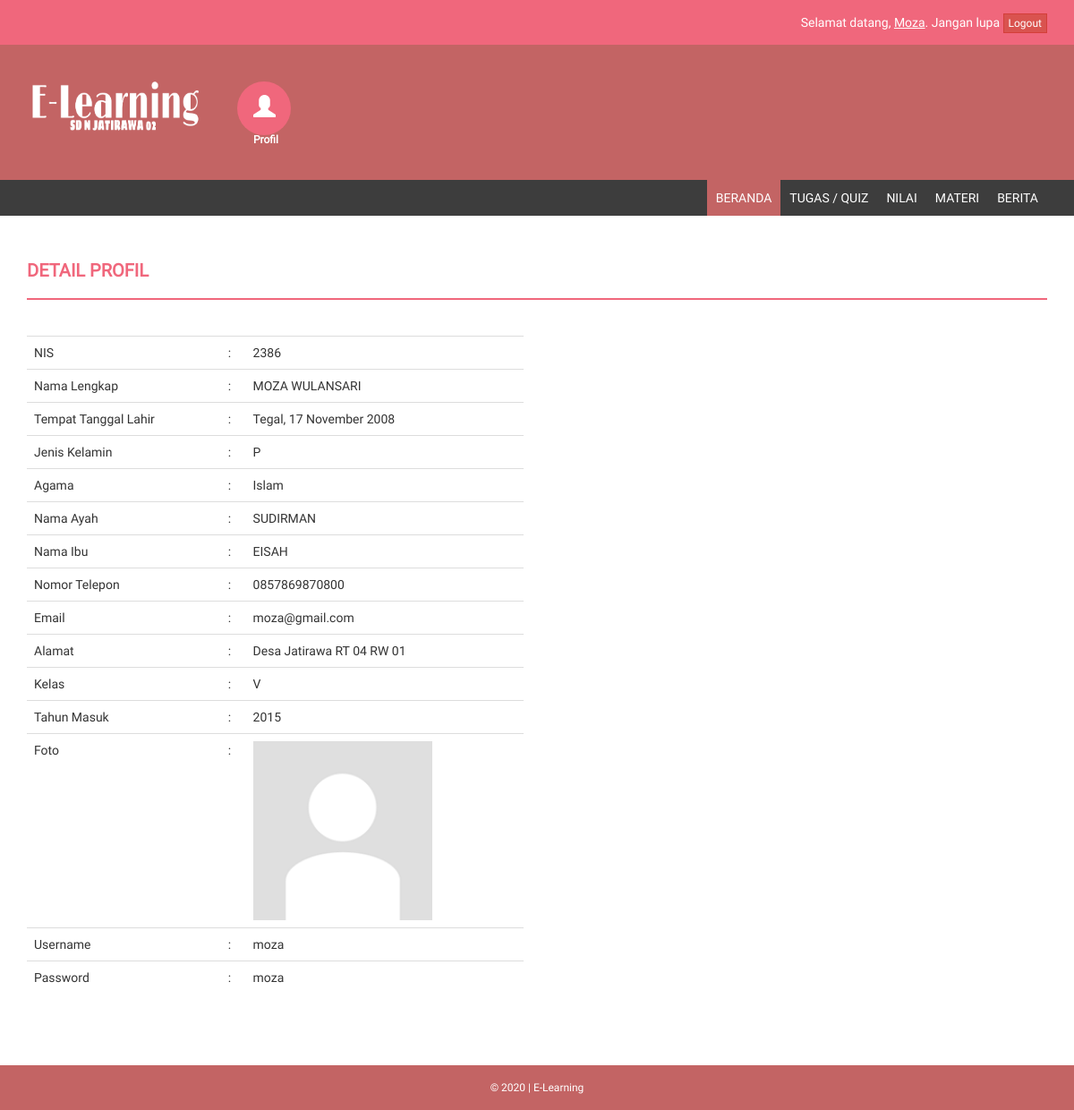
The page /?hal=detailprofil (signed in) on the database its author committed.
### tables this page shows
CREATE TABLE IF NOT EXISTS `tb_siswa` (
  `id_siswa` int(11) NOT NULL,
  `nis` varchar(20) NOT NULL,
  `nama_lengkap` varchar(50) NOT NULL,
  `tempat_lahir` varchar(20) NOT NULL,
  `tgl_lahir` date NOT NULL,
  `jenis_kelamin` enum('L','P') NOT NULL,
  `agama` varchar(20) NOT NULL,
  `nama_ayah` varchar(50) NOT NULL,
  `nama_ibu` varchar(50) NOT NULL,
  `no_telp` varchar(15) NOT NULL,
  `email` varchar(100) NOT NULL,
  `alamat` text NOT NULL,
  `id_kelas` varchar(5) NOT NULL,
  `thn_masuk` int(5) NOT NULL,
  `foto` varchar(100) NOT NULL,
  `username` varchar(40) NOT NULL,
  `password` varchar(40) NOT NULL,
  `pass` varchar(40) NOT NULL,
  `status` enum('aktif','tidak aktif') NOT NULL
);

CREATE TABLE IF NOT EXISTS `tb_kelas` (
  `id_kelas` int(11) NOT NULL,
  `nama_kelas` varchar(50) NOT NULL,
  `ruang` varchar(20) NOT NULL,
  `wali_kelas` int(5) NOT NULL,
  `ketua_kelas` int(5) NOT NULL
);

### +koneksi.php (called while the page is built, shortened)
<?php
function tgl_indo($tgl) {
	$tanggal = substr($tgl,8,2);
	$bulan = getBulan(substr($tgl,5,2));
	$tahun = substr($tgl,0,4);
	return $tanggal.' '.$bulan.' '.$tahun;
}
function getBulan($bln){
	switch ($bln){
		case 11:
			return "November";
			break;
	}
}
?>

### inc/beranda.php (the view)
<?php
$sql_siswa = mysqli_query($db, "SELECT * FROM tb_siswa JOIN tb_kelas ON tb_siswa.id_kelas = tb_kelas.id_kelas WHERE id_siswa = '$_SESSION[siswa]'") or die ($db->error);
$data = mysqli_fetch_array($sql_siswa);
if(@$_GET['hal'] == '') { ?>
    <div class="row">
        <div class="col-md-12">
            <h4 class="page-head-line">Beranda</h4>
        </div>
    </div>
    <div class="row">
        <div class="col-md-12">
            <div class="alert alert-success">
                Hai, <?php echo $data_terlogin['nama_lengkap']; ?>.<br />
                Selamat datang di E-learning SD N Jatirawa 02.<br />
                Silahkan pilih menu sesuai kebutuhan Anda, jika ada yang kurang jelas silahkan bertanya kepada administrator atau guru yang bersangkutan.
            </div>
        </div>
    </div>
<?php
} else if(@$_GET['hal'] == 'detailprofil') { ?>
    <div class="row">
        <div class="col-md-12">
            <h4 class="page-head-line">Detail Profil</h4>
        </div>
    </div>
    <div class="row">
        <div class="col-md-6">
            <div class="table-responsive">
                <table class="table">
                    <tr>
                        <td>NIS</td>
                        <td>:</td>
                        <td><?php echo $data['nis']; ?></td>
                    </tr>
                    <tr>
                        <td>Nama Lengkap</td>
                        <td>:</td>
                        <td><?php echo $data['nama_lengkap']; ?></td>
                    </tr>
                    <tr>
                        <td>Tempat Tanggal Lahir</td>
                        <td>:</td>
                        <td><?php echo $data['tempat_lahir'].", ".tgl_indo($data['tgl_lahir']); ?></td>
                    </tr>
                    <tr>
                        <td>Jenis Kelamin</td>
                        <td>:</td>
                        <td><?php echo $data['jenis_kelamin']; ?></td>
                    </tr>
                    <tr>
                        <td>Agama</td>
                        <td>:</td>
                        <td><?php echo $data['agama']; ?></td>
                    </tr>
                    <tr>
                        <td>Nama Ayah</td>
                        <td>:</td>
                        <td><?php echo $data['nama_ayah']; ?></td>
                    </tr>
                    <tr>
                        <td>Nama Ibu</td>
                        <td>:</td>
                        <td><?php echo $data['nama_ibu']; ?></td>
                    </tr>
                    <tr>
                        <td>Nomor Telepon</td>
                        <td>:</td>
                        <td><?php echo $data['no_telp']; ?></td>
                    </tr>
                    <tr>
                        <td>Email</td>
                        <td>:</td>
                        <td><?php echo $data['email']; ?></td>
                    </tr>
                    <tr>
                        <td>Alamat</td>
                        <td>:</td>
                        <td><?php echo $data['alamat']; ?></td>
                    </tr>
                    <tr>
                        <td>Kelas</td>
                        <td>:</td>
                        <td><?php echo $data['nama_kelas']; ?></td>
                    </tr>
                    <tr>
                        <td>Tahun Masuk</td>
                        <td>:</td>
                        <td><?php echo $data['thn_masuk']; ?></td>
                    </tr>
                    <tr>
                        <td>Foto</td>
                        <td>:</td>
                        <td><img src="./img/foto_siswa/<?php echo $data['foto']; ?>" width="200px" /></td>
                    </tr>
                    <tr>
                        <td>Username</td>
                        <td>:</td>
                        <td><?php echo $data['username']; ?></td>
                    </tr>
                    <tr>
                        <td>Password</td>
                        <td>:</td>
                        <td><?php echo $data['pass']; ?></td>
                    </tr>
                </table>
            </div>
        </div>
    </div>
    <?php
} else if(@$_GET['hal'] == 'editprofil') { ?>
    <div class="row">
        <div class="col-md-12">
            <h4 class="page-head-line">Edit Profil</h4>
        </div>
    </div>
    <div class="row">
        <div class="col-md-6">
            <form method="post" enctype="multipart/form-data">
                NIS* :<input type="text" name="nis" value="<?php echo $data['nis']; ?>" class="form-control" required />
                Nama Lengkap* : <input type="text" name="nama_lengkap" value="<?php echo $data['nama_lengkap']; ?>" class="form-control" required />
                Tempat Lahir* : <input type="text" name="tempat_lahir" value="<?php echo $data['tempat_lahir']; ?>" class="form-control" required />
                Tanggal Lahir* : <input type="date" name="tgl_lahir" value="<?php echo $data['tgl_lahir']; ?>" class="form-control" required />
                Jenis Kelamin* :
                <select name="jenis_kelamin" class="form-control" required>
                    <option value="L">Laki-laki</option>
                    <option value="P" <?php if($data['jenis_kelamin'] == 'P') { echo "selected"; } ?>>Perempuan</option>
                </select>
                Agama* :
                <select name="agama" class="form-control" required>
                    <option value="Islam">Islam</option>
                    <option value="Kristen" <?php if($data['agama'] == 'Kristen') { echo "selected"; } ?>>Kristen</option>
                    <option value="Katholik" <?php if($data['agama'] == 'Katholik') { echo "selected"; } ?>>Katholik</option>
                    <option value="Hindu" <?php if($data['agama'] == 'Hindu') { echo "selected"; } ?>>Hindu</option>
                    <option value="Budha" <?php if($data['agama'] == 'Budha') { echo "selected"; } ?>>Budha</option>
                    <option value="Konghucu" <?php if($data['agama'] == 'Konghucu') { echo "selected"; } ?>>Konghucu</option>
                </select>
                Nama Ayah* : <input type="text" name="nama_ayah" value="<?php echo $data['nama_ayah']; ?>" class="form-control" required />
                Nama Ibu* : <input type="text" name="nama_ibu" value="<?php echo $data['nama_ibu']; ?>" class="form-control" required />
                Nomor Telepon : <input type="text" name="no_telp" value="<?php echo $data['no_telp']; ?>" class="form-control" />
                Email : <input type="email" name="email" value="<?php echo $data['email']; ?>" class="form-control" />
                Alamat* : <textarea name="alamat" class="form-control" rows="3" required><?php echo $data['alamat']; ?></textarea>
                Kelas* :
                <select name="kelas" class="form-control" required>
                    <option value="<?php echo $data['id_kelas']; ?>"><?php echo $data['nama_kelas']; ?></option>
                    <option value="">- Pilih -</option>
                    <?php
                    $sql_kelas = mysqli_query($db, "SELECT * from tb_kelas") or die ($db->error);
                    while($data_kelas = mysqli_fetch_array($sql_kelas)) {
                        echo '<option value="'.$data_kelas['id_kelas'].'">'.$data_kelas['nama_kelas'].'</option>';
                    } ?>
                </select>
                Tahun Masuk* :
                <select name="thn_masuk" class="form-control" required>
                    <option value="<?php echo $data['thn_masuk']; ?>"><?php echo $data['thn_masuk']; ?></option>
                    <option value="">- Pilih -</option>
                    <?php
                    for ($i = 2020; $i >= 2000; $i--) {
                        echo '<option value="'.$i.'">'.$i.'</option>';
                    } ?>
                </select>
                Foto : <br /><img src="./img/foto_siswa/<?php echo $data['foto']; ?>" width="150px" style="margin-bottom:5px;" /><input type="file" name="gambar" class="form-control" />
                Username* : <input type="text" name="user" value="<?php echo $data['username']; ?>" class="form-control" required />
                Password* : <input type="text" name="pass" value="<?php echo $data['pass']; ?>" class="form-control" required />
                <hr />
                <input type="submit" name="simpan" value="Simpan" class="btn btn-info" />
                <input type="reset" class="btn btn-danger" />
            </form>
            <?php
            if(@$_POST['simpan']) {
                $nis = @mysqli_real_escape_string($db, $_POST['nis']);
                $nama_lengkap = @mysqli_real_escape_string($db, $_POST['nama_lengkap']);
                $tempat_lahir = @mysqli_real_escape_string($db, $_POST['tempat_lahir']);
                $tgl_lahir = @mysqli_real_escape_string($db, $_POST['tgl_lahir']);
                $jenis_kelamin = @mysqli_real_escape_string($db, $_POST['jenis_kelamin']);
                $agama = @mysqli_real_escape_string($db, $_POST['agama']);
                $nama_ayah = @mysqli_real_escape_string($db, $_POST['nama_ayah']);
                $nama_ibu = @mysqli_real_escape_string($db, $_POST['nama_ibu']);
                $no_telp = @mysqli_real_escape_string($db, $_POST['no_telp']);
                $email = @mysqli_real_escape_string($db, $_POST['email']);
                $alamat = @mysqli_real_escape_string($db, $_POST['alamat']);
                $kelas = @mysqli_real_escape_string($db, $_POST['kelas']);
                $thn_masuk = @mysqli_real_escape_string($db, $_POST['thn_masuk']);
                $user = @mysqli_real_escape_string($db, $_POST['user']);
                $pass = @mysqli_real_escape_string($db, $_POST['pass']);
                $sumber = @$_FILES['gambar']['tmp_name'];
                $target = 'img/foto_siswa/';
                $nama_gambar = @$_FILES['gambar']['name'];
                if($nama_gambar == '') {
                    mysqli_query($db, "UPDATE tb_siswa SET nis = '$nis', nama_lengkap = '$nama_lengkap', tempat_lahir = '$tempat_lahir', tgl_lahir = '$tgl_lahir', jenis_kelamin = '$jenis_kelamin', agama = '$agama', nama_ayah = '$nama_ayah', nama_ibu = '$nama_ibu', no_telp = '$no_telp', email = '$email', alamat = '$alamat', id_kelas = '$kelas', thn_masuk = '$thn_masuk', username = '$user', password = md5('$pass'), pass = '$pass' WHERE id_siswa = '$_SESSION[siswa]'") or die ($db->error);
                    echo '<script>window.location="?hal=detailprofil";</script>';
                } else {
                    if(move_uploaded_file($sumber, $target.$nama_gambar)) {
                        mysqli_query($db, "UPDATE tb_siswa SET nis = '$nis', nama_lengkap = '$nama_lengkap', tempat_lahir = '$tempat_lahir', tgl_lahir = '$tgl_lahir', jenis_kelamin = '$jenis_kelamin', agama = '$agama', nama_ayah = '$nama_ayah', nama_ibu = '$nama_ibu', no_telp = '$no_telp', email = '$email', alamat = '$alamat', id_kelas = '$kelas', thn_masuk = '$thn_masuk', foto = '$nama_gambar', username = '$user', password = md5('$pass'), pass = '$pass' WHERE id_siswa = '$_SESSION[siswa]'") or die ($db->error);
                        echo '<script>window.location="?hal=detailprofil";</script>';
                    } else {
                        echo '<script>alert("Gagal mengedit info profil, foto gagal diupload, coba lagi!");</script>';
                    }
                }
            }
            ?>
        </div>
    </div>
<?php
} ?>

### index.php (shortened to what this page needs)
<?php
include "+koneksi.php";
if(!@$_SESSION['siswa']) {
    if(@$_GET['hal'] == 'daftar') {
        include "register.php";
    } else {
        include "login.php";
    }
} else { ?>
<!DOCTYPE html>
<html>
<head>
    <link href="style/assets/css/bootstrap.css" rel="stylesheet" />
    <link href="style/assets/css/font-awesome.css" rel="stylesheet" />
    <link href="style/assets/css/style.css" rel="stylesheet" />
</head>
<body>
<?php
$sql_terlogin = mysqli_query($db, "SELECT * FROM tb_siswa JOIN tb_kelas ON tb_siswa.id_siswa = '$_SESSION[siswa]' AND tb_kelas.id_kelas = tb_siswa.id_kelas") or die ($db->error);
$data_terlogin = mysqli_fetch_array($sql_terlogin);
?>
    <header>
        <div class="container">
            <div class="row">
                <div class="col-md-12">
                    Selamat datang, <u><?php echo ucfirst($data_terlogin['username']); ?></u>. Jangan lupa <a href="inc/logout.php?sesi=siswa" class="btn btn-xs btn-danger">Logout</a>
                </div>
            </div>
        </div>
    </header>
    <div class="navbar navbar-inverse set-radius-zero">
        <div class="container">
            <div class="navbar-header">
                <a class="navbar-brand" href="./">
                    <img src="style/assets/img/home1.png" />
                </a>
            </div>
            <div class="left-div">
                <div class="user-settings-wrapper">
                    <ul class="nav">
                        <li class="dropdown">
                            <a class="dropdown-toggle" data-toggle="dropdown" href="#" aria-expanded="false">
                                <span class="glyphicon glyphicon-user" style="font-size: 25px;"></span>
                                <h6><center><b>Profil</b></center></h6>
                            </a>
                        </li>
                    </ul>
                </div>
            </div>
        </div>
    </div>
    <section class="menu-section">
        <div class="container">
            <div class="row">
                <div class="col-md-12">
                    <div class="navbar-collapse collapse ">
                        <ul id="menu-top" class="nav navbar-nav navbar-right">
                            <li><a <?php if(@$_GET['page'] == '') { echo 'class="menu-top-active"'; } ?> href="./">Beranda</a></li>
                            <li><a <?php if(@$_GET['page'] == 'quiz') { echo 'class="menu-top-active"'; } ?> href="?page=quiz">Tugas / Quiz</a></li>
                            <li><a <?php if(@$_GET['page'] == 'nilai') { echo 'class="menu-top-active"'; } ?> href="?page=nilai">Nilai</a></li>
                            <li><a <?php if(@$_GET['page'] == 'materi') { echo 'class="menu-top-active"'; } ?> href="?page=materi">Materi</a></li>
                            <li><a <?php if(@$_GET['page'] == 'berita') { echo 'class="menu-top-active"'; } ?> href="?page=berita">Berita</a></li>
                        </ul>
                    </div>
                </div>
            </div>
        </div>
    </section>
    <div class="content-wrapper">
        <div class="container" id="wadah">
        <?php
        if(@$_GET['page'] == '') {
            include "inc/beranda.php";
        } else if(@$_GET['page'] == 'quiz') {
            include "inc/quiz.php";
        } else if(@$_GET['page'] == 'nilai') {
            include "inc/nilai.php";
        } else if(@$_GET['page'] == 'materi') {
            include "inc/materi.php";
        } else if(@$_GET['page'] == 'berita') {
            include "inc/berita.php";
        } ?>
        </div>
    </div>
    <footer>
        <div class="container">
            <div class="row">
                <div class="col-md-12">
                    <center>&copy; 2020 | E-Learning  </center>
                </div>
            </div>
        </div>
    </footer>
</body>
</html>
<?php
}
?>

### rows shown on the page
tb_siswa: username "Moza", nis "2386", nama_lengkap "MOZA WULANSARI", tempat_lahir "Tegal", tgl_lahir "17 November 2008", jenis_kelamin "P", agama "Islam", nama_ayah "SUDIRMAN", nama_ibu "EISAH", no_telp "0857869870800", email "moza@gmail.com", alamat "Desa Jatirawa RT 04 RW 01", id_kelas.nama_kelas "V", thn_masuk "2015", foto (picture), username "moza", pass "moza"
